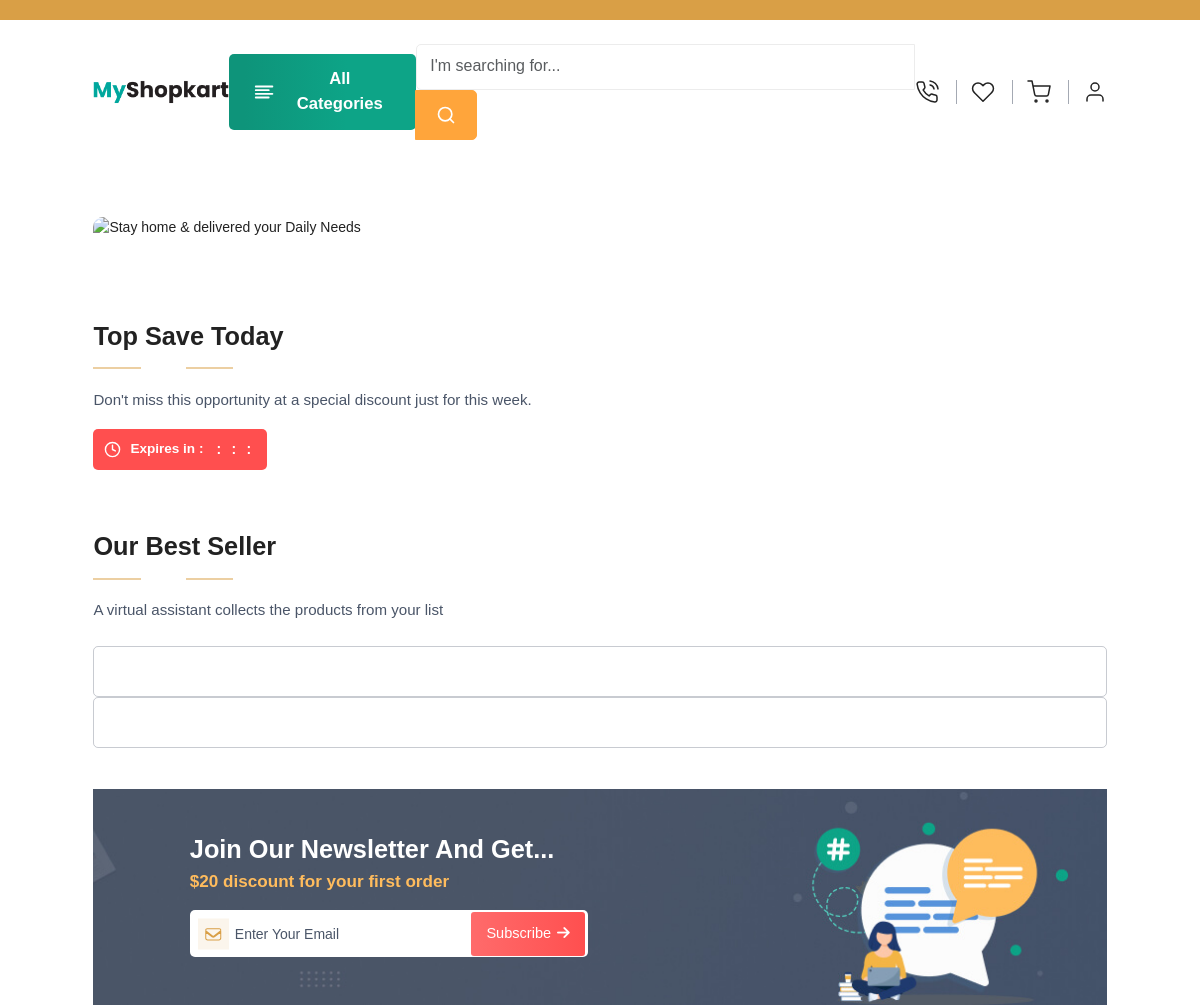
Before: / (upper part) with the older database file.
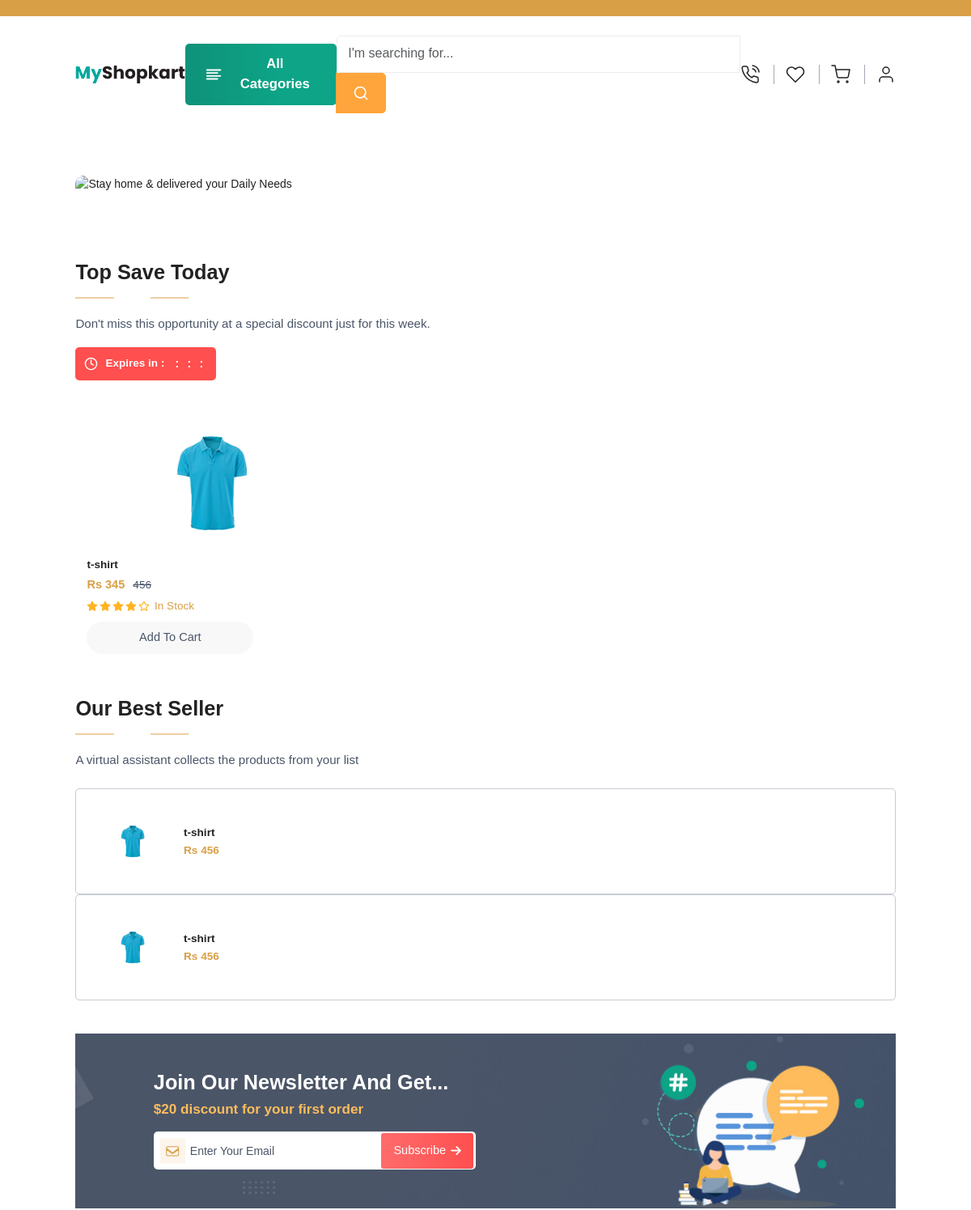
After: the same page with the newer database file.
### user/models.py (models this page shows, shortened)
class Product(models.Model):
    product = models.CharField(max_length = 150)
    image = VersatileImageField(upload_to="products/", null=True)
    sub_image1 = VersatileImageField(upload_to="products/", null=True)
    sub_image2 = VersatileImageField(upload_to="products/", null=True)
    sub_image3 = VersatileImageField(upload_to="products/", null=True)
    subcategory = models.ForeignKey(SubCategory, on_delete=models.CASCADE)
    price = models.IntegerField()
    offer_price = models.IntegerField(null = True)
    quantity = models.IntegerField(default = 0)
    description = models.CharField(max_length = 250)
    is_top_save_today= models.BooleanField(default = False)
    is_best_seller = models.BooleanField(default = False)

### user/views.py (the view)
# urls.py: path("", views.index, name="index"),
def index(request):
    mainbanner = MainBanner.objects.last()
    subbanners = SubBanners.objects.last()
    topsave = Product.objects.filter(is_top_save_today = True)
    bestseller = Product.objects.filter(is_best_seller = True).count()
    bestseller1 = Product.objects.filter(is_best_seller = True)[::-1]
    bestseller2 = Product.objects.filter(is_best_seller = True)[::-1]
    context = {
        "mainbanner":mainbanner,
        "subbanner":subbanners,
        "topsave":topsave,
        "bestseller1":bestseller1,
        "bestseller2":bestseller2
    }
    return render(request, "web/index.html", context)

### templates/web/index.html (shortened to what this page needs)
{% extends 'web/partials/base.html' %}
{% load static %}
{% block content %}
    <section class="home-section pt-2">
        <div class="container-fluid-lg">
            <div class="row g-4">
                <div class="col-xl-8 ratio_65">
                    <div class="home-contain h-100">
                        <div class="h-100">
                            <img src="{{mainbanner.bannerbig.url}}"
                                class="bg-img blur-up lazyload" alt="Stay home & delivered your Daily Needs">
                        </div>
                    </div>
                </div>
                <div class="col-xl-4 ratio_65">
                    <div class="row g-4">
                        <div class="col-xl-12 col-md-6">
                            <div class="home-contain">
                            </div>
                        </div>
                        <div class="col-xl-12 col-md-6">
                            <div class="home-contain">
                            </div>
                        </div>
                    </div>
                </div>
            </div>
        </div>
    </section>
    <section class="product-section">
        <div class="container-fluid-lg">
            <div class="row g-sm-4 g-4">
                <div class="col-xxl-12 col-xl-12">
                    <div class="title title-flex">
                        <div>
                            <h2>Top Save Today</h2>
                            <span class="title-leaf">
                                <svg class="icon-width">
                                    <use xlink:href="{% static 'svg/leaf.svg#leaf' %}">
                                    </use>
                                </svg>
                            </span>
                            <p>Don't miss this opportunity at a special discount just for this week.</p>
                        </div>
                        <div class="timing-box">
                            <div class="timing">
                                <i data-feather="clock"></i>
                                <h6 class="name">Expires in :</h6>
                            </div>
                        </div>
                    </div>
                    <div class="section-b-space">
                        <div class="row m-0">
                            {%for topsaves in topsave%}
                                <div class="col-lg-4 col-6 px-0">
                                    <div class="product-box" style="border-right:0px;">
                                        <div class="product-image">
                                            <a href={% url 'user:product' topsaves.id %}>
                                                <img src="{{topsaves.image.url}}"
                                                        class="img-fluid blur-up lazyload" alt="">
                                            </a>
                                        </div>
                                        <div class="product-detail">
                                            <a href={% url 'user:product' topsaves.id %}>
                                                        <h6 class="name">{{topsaves.product}}</h6>
                                            </a>
                                            <h5 class="sold text-content">
                                                    <span class="theme-color price">Rs {{topsaves.offer_price}}</span>
                                                        <del>{{topsaves.price}}</del>
                                            </h5>
                                            <div class="product-rating mt-sm-2 mt-1">
                                                    <ul class="rating">
                                                        <li>
                                                            <i data-feather="star" class="fill"></i>
                                                        </li>
                                                        <li>
                                                            <i data-feather="star" class="fill"></i>
                                                        </li>
                                                        <li>
                                                            <i data-feather="star" class="fill"></i>
                                                        </li>
                                                        <li>
                                                            <i data-feather="star" class="fill"></i>
                                                        </li>
                                                        <li>
                                                            <i data-feather="star"></i>
                                                        </li>
                                                    </ul>
                                                    <h6 class="theme-color">In Stock</h6>
                                            </div>
                                            <div class="add-to-cart-box">
                                                <a href="{% url 'user:addtocart' topsaves.id %}">
                                                    <button class="btn btn-add-cart">Add To Cart</button>
                                                </a>
                                            </div>
                                        </div>
                                    </div>
                                </div>
                            {% endfor %}
                        </div>
                    </div>
                    <div class="title d-block ">
                        <div>
                            <h2>Our best Seller</h2>
                            <span class="title-leaf">
                                <svg class="icon-width">
                                    <use xlink:href="{% static 'svg/leaf.svg#leaf' %}">
                                    </use>
                                </svg>
                            </span>
                            <p>A virtual assistant collects the products from your list</p>
                        </div>
                    </div>
                    <div class="best-selling-slider product-wrapper wow fadeInUp">
                        <div>
                            <ul class="product-list">
                                {% for item in bestseller1%}
                                <li>
                                    <div class="offer-product">
                                        <a href="{% url 'user:shop' item.id %}" class="offer-image">
                                            <img src="{{item.image.url}}"
                                                class="blur-up lazyload" alt="">
                                        </a>
                                        <div class="offer-detail">
                                            <div>
                                                <a href="{% url 'user:shop' item.id %}" class="text-title">
                                                    <h6 class="name">{{item.product}}</h6>
                                                </a>
                                                <h6 class="price theme-color">Rs {{item.price}}</h6>
                                            </div>
                                        </div>
                                    </div>
                                </li>
                                {% endfor %}
                            </ul>
                        </div>
                         <div>
                            <ul class="product-list">
                                {% for item in bestseller2%}
                                <li>
                                    <div class="offer-product">
                                        <a href="{% url 'user:shop' item.id %}" class="offer-image">
                                            <img src="{{item.image.url}}"
                                                class="blur-up lazyload" alt="">
                                        </a>
                                        <div class="offer-detail">
                                            <div>
                                                <a href="{% url 'user:shop' item.id %}" class="text-title">
                                                    <h6 class="name">{{item.product}}</h6>
                                                </a>
                                                <h6 class="price theme-color">Rs {{item.price}}</h6>
                                            </div>
                                        </div>
                                    </div>
                                </li>
                                {% endfor %}
                            </ul>
                        </div>
                    </div>
                </div>
            </div>
        </div>
    </section>
    <section class="newsletter-section section-b-space">
        <div class="container-fluid-lg">
            <div class="newsletter-box newsletter-box-2">
                <div class="newsletter-contain py-5">
                    <div class="container-fluid">
                        <div class="row">
                            <div class="col-xxl-4 col-lg-5 col-md-7 col-sm-9 offset-xxl-2 offset-md-1">
                                <div class="newsletter-detail">
                                    <h2>Join our newsletter and get...</h2>
                                    <h5>$20 discount for your first order</h5>
                                    <div class="input-box">
                                        <input type="email" class="form-control" id="exampleFormControlInput1"
                                            placeholder="Enter Your Email">
                                        <i class="fa-solid fa-envelope arrow"></i>
                                        <button class="sub-btn  btn-animation">
                                            <span class="d-sm-block d-none">Subscribe</span>
                                            <i class="fa-solid fa-arrow-right icon"></i>
                                        </button>
                                    </div>
                                </div>
                            </div>
                        </div>
                    </div>
                </div>
            </div>
        </div>
    </section>
{% endblock %}

Changed rows visible on the page:
added Product: image (picture), product "t-shirt", offer_price "345", price "456"
